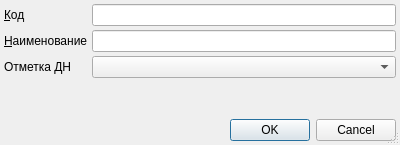
<?xml version="1.0" encoding="UTF-8"?>
<ui version="4.0">
 <class>RBSurveillanceRemoveReasonEditor</class>
 <widget class="QDialog" name="RBSurveillanceRemoveReasonEditor">
  <property name="geometry">
   <rect>
    <x>0</x>
    <y>0</y>
    <width>400</width>
    <height>145</height>
   </rect>
  </property>
  <property name="windowTitle">
   <string>ChangeMe!</string>
  </property>
  <property name="sizeGripEnabled">
   <bool>true</bool>
  </property>
  <layout class="QGridLayout" name="gridLayout">
   <property name="margin">
    <number>4</number>
   </property>
   <property name="spacing">
    <number>4</number>
   </property>
   <item row="0" column="0">
    <widget class="QLabel" name="lblCode">
     <property name="sizePolicy">
      <sizepolicy hsizetype="Maximum" vsizetype="Preferred">
       <horstretch>0</horstretch>
       <verstretch>0</verstretch>
      </sizepolicy>
     </property>
     <property name="text">
      <string>&amp;Код</string>
     </property>
     <property name="buddy">
      <cstring>edtCode</cstring>
     </property>
    </widget>
   </item>
   <item row="1" column="0">
    <widget class="QLabel" name="lblName">
     <property name="sizePolicy">
      <sizepolicy hsizetype="Maximum" vsizetype="Preferred">
       <horstretch>0</horstretch>
       <verstretch>0</verstretch>
      </sizepolicy>
     </property>
     <property name="text">
      <string>&amp;Наименование</string>
     </property>
     <property name="buddy">
      <cstring>edtName</cstring>
     </property>
    </widget>
   </item>
   <item row="1" column="1">
    <widget class="QLineEdit" name="edtName"/>
   </item>
   <item row="2" column="0">
    <widget class="QLabel" name="label">
     <property name="text">
      <string>Отметка ДН</string>
     </property>
    </widget>
   </item>
   <item row="2" column="1">
    <widget class="CRBComboBox" name="cmbDispanser"/>
   </item>
   <item row="0" column="1">
    <widget class="QLineEdit" name="edtCode"/>
   </item>
   <item row="4" column="0" colspan="2">
    <widget class="QDialogButtonBox" name="buttonBox">
     <property name="standardButtons">
      <set>QDialogButtonBox::Cancel|QDialogButtonBox::Ok</set>
     </property>
    </widget>
   </item>
   <item row="3" column="0">
    <spacer name="verticalSpacer">
     <property name="orientation">
      <enum>Qt::Vertical</enum>
     </property>
     <property name="sizeHint" stdset="0">
      <size>
       <width>20</width>
       <height>40</height>
      </size>
     </property>
    </spacer>
   </item>
  </layout>
 </widget>
 <customwidgets>
  <customwidget>
   <class>CRBComboBox</class>
   <extends>QComboBox</extends>
   <header>library/crbcombobox.h</header>
  </customwidget>
 </customwidgets>
 <tabstops>
  <tabstop>edtCode</tabstop>
  <tabstop>edtName</tabstop>
  <tabstop>cmbDispanser</tabstop>
  <tabstop>buttonBox</tabstop>
 </tabstops>
 <resources/>
 <connections>
  <connection>
   <sender>buttonBox</sender>
   <signal>accepted()</signal>
   <receiver>RBSurveillanceRemoveReasonEditor</receiver>
   <slot>accept()</slot>
   <hints>
    <hint type="sourcelabel">
     <x>154</x>
     <y>211</y>
    </hint>
    <hint type="destinationlabel">
     <x>150</x>
     <y>56</y>
    </hint>
   </hints>
  </connection>
  <connection>
   <sender>buttonBox</sender>
   <signal>rejected()</signal>
   <receiver>RBSurveillanceRemoveReasonEditor</receiver>
   <slot>reject()</slot>
   <hints>
    <hint type="sourcelabel">
     <x>154</x>
     <y>211</y>
    </hint>
    <hint type="destinationlabel">
     <x>150</x>
     <y>56</y>
    </hint>
   </hints>
  </connection>
 </connections>
</ui>
